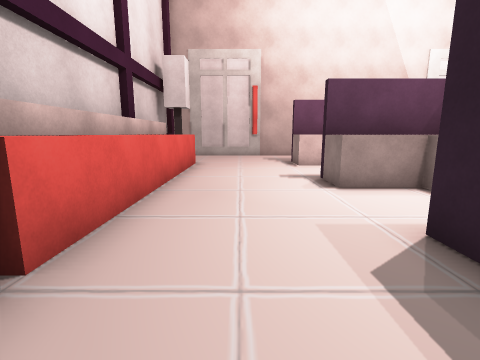
[1] (above)

17 first-person views from a walk through a Unity game level. The camera is 1.3 m above the floor, tilts 10° down and sees 85° across. The floor is counted in squares, 1 m on a side. Each view is taken from the middle of a square. On the plan, view 1 faces up. The plan holds only what a view shows up to about 13 squares ahead; the rest is blank. The player is left out. Some surface patterns are stand-ins.

[2]
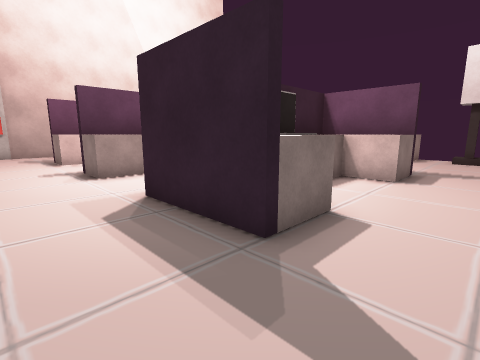

[3]
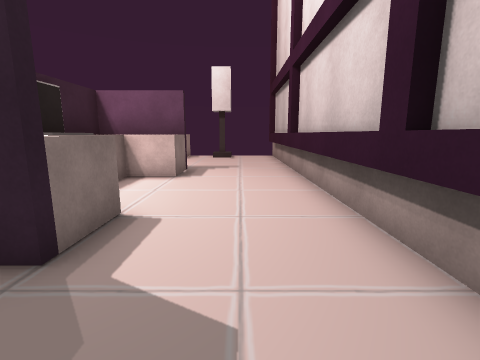

[4]
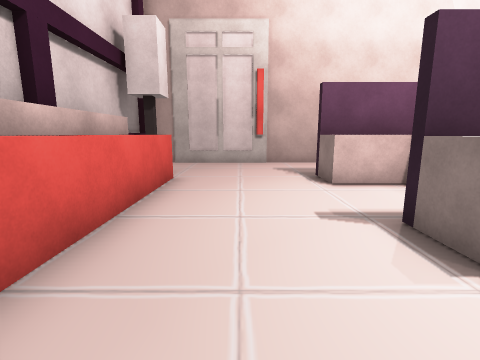

[5]
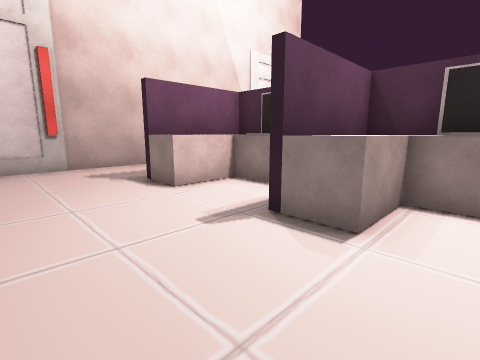

[6]
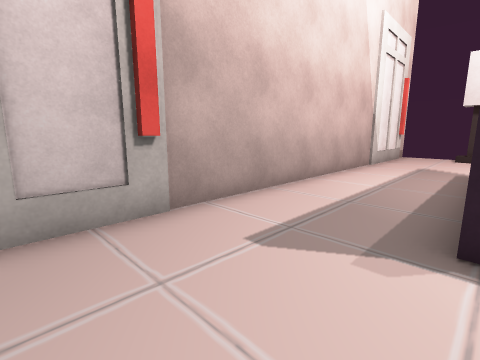

[7]
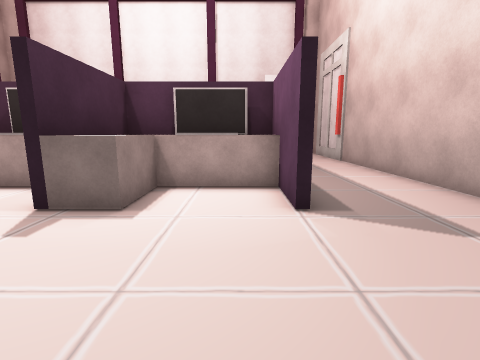

[8]
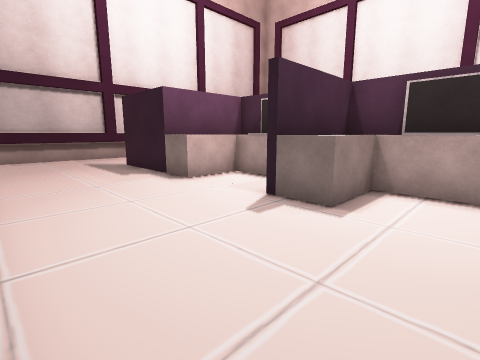

[9]
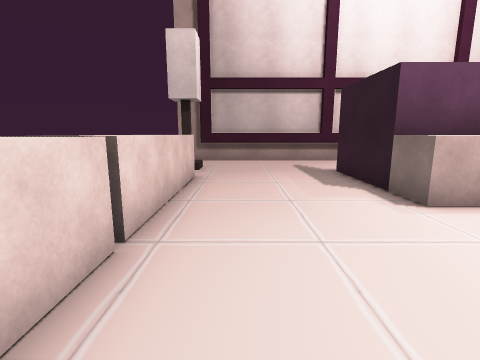

[10]
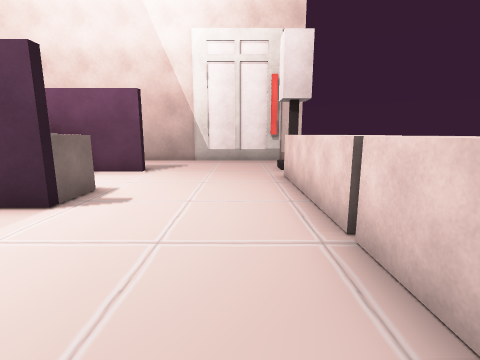

[11]
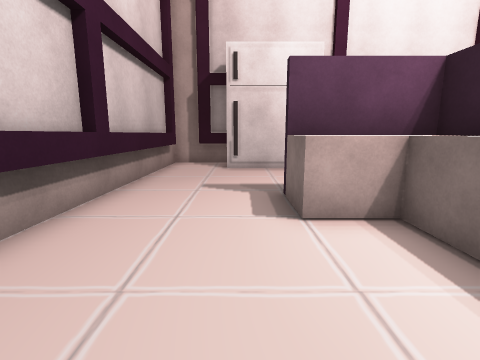

[12]
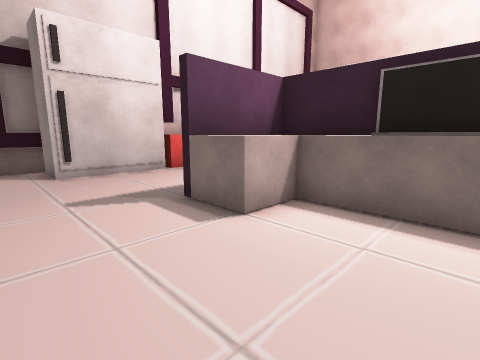

[13]
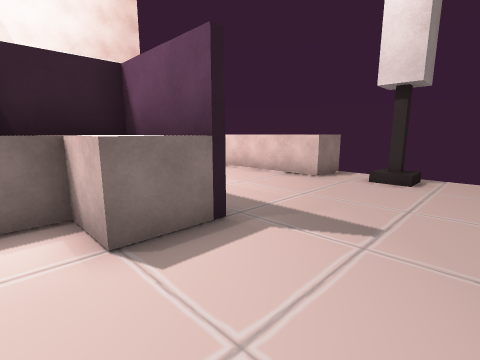

[14]
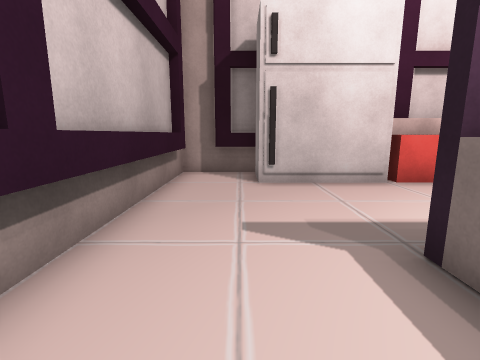

[15]
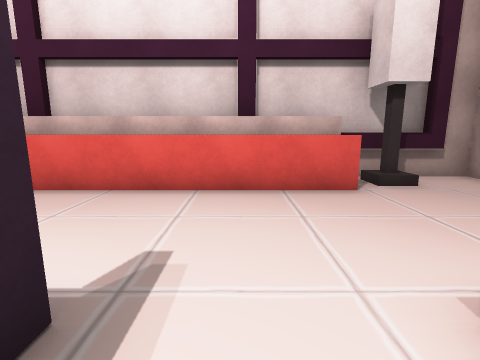

[16]
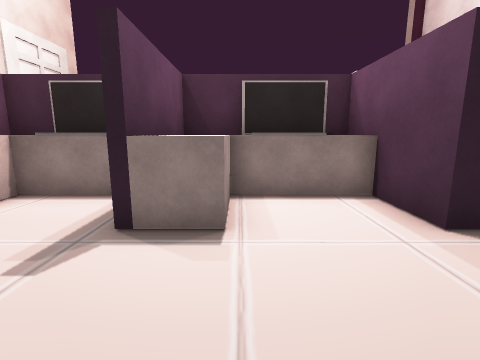

[17]
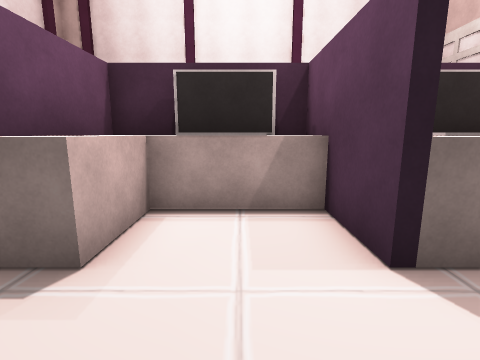

### Floor plan
Key: @ floor where view 1 was taken; # wall or solid block; . floor; ^ raised ledge; L lamp; C computer; O other object.
Columns run from 4 left of view 1 to 16 right of it. Each row starts with its distance up from view 1.
 16 #####################
 15 #..................
 14 #...................
 13 #L.................L
 12 #^.....#######.....
 11  ^^....OOO#CC......^
 10  ^^......C#CC......^
  9  ^^......C#COOO....^
  8  ^^....##O#OOOO....^^
  7  ^^....OOO#OO......^
  6  ^^....OOC#CC......^^
  5  ^^......C#CC......^
  4  ^^......C#OOOO....^^
  3  ^^....########....^
  2  ##....#^CCC^^#....^
  1   #....#^...^^#....^^
  0   #.@..^^...^^#.....
 -1 ###................L
 -2 #...................
 -3 #...................
 -4 #####################

Where each view was taken, in squares from view 1:
view 1: 0 up, 0 right, facing up
view 2: 2 down, 0 right, facing up-right
view 3: 2 down, 0 right, facing right
view 4: 4 up, 0 right, facing up
view 5: 5 up, 1 left, facing up-right
view 6: 12 up, 1 left, facing up-right
view 7: 11 up, 14 right, facing left
view 8: 11 up, 14 right, facing down-left
view 9: 9 up, 13 right, facing down
view 10: 3 up, 13 right, facing up
view 11: 1 down, 8 right, facing left
view 12: 3 down, 7 right, facing up-left
view 13: 3 down, 7 right, facing up-right
view 14: 2 down, 5 right, facing left
view 15: 9 up, 4 right, facing left
view 16: 6 up, 1 left, facing right
view 17: 6 up, 12 right, facing left
